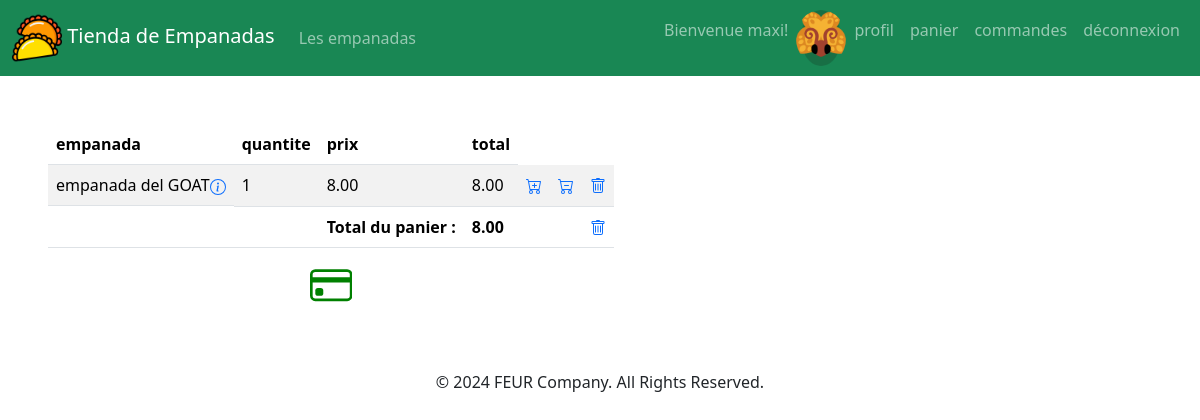
Page /cart (signed in) on the committed database.
### comptes/models.py (models this page shows)
class TiendaUser(User):
    image = models.ImageField(default='imagesUsers/default.png', upload_to='imagesUsers/')

### paniers/models.py (models this page shows, shortened)
class LigneCommande(models.Model):
    idLigneCommande = models.AutoField( primary_key = True )
    quantite = models.IntegerField()
    prix = models.DecimalField( max_digits = 6, decimal_places = 2 )
    commande = models.ForeignKey( Commande, on_delete = models.CASCADE )
    empanada = models.ForeignKey( Empanada, on_delete = models.CASCADE )

class Commande(models.Model):
    idCommande = models.AutoField( primary_key = True )
    dateCommande = models.DateField(default=date.today)
    payee = models.BooleanField(default=False)
    prix = models.DecimalField( max_digits = 6, decimal_places = 2 )
    user = models.ForeignKey( TiendaUser, on_delete = models.CASCADE )

### empanadas/models.py (models this page shows, shortened)
class Empanada(models.Model):
    idEmpanada = models.AutoField( primary_key = True )
    nomEmpanada = models.CharField( max_length = 50 )
    prix = models.DecimalField( max_digits = 6, decimal_places = 2 )
    image = models.ImageField(default="imagesEmpanadas/default.png", upload_to='imagesEmpanadas/')

### paniers/views.py (the view)
# urls.py: path('cart', views.afficherPanier),
def afficherPanier(request):
    user = None
    if request.user.is_authenticated:
        panier = None
        lignes = None
        total = 0
        user = TiendaUser.objects.get(id = request.user.id)
        non_payees = Commande.objects.filter( user = user, payee = False )
        if len(non_payees) > 0:
            panier = non_payees[0]
            total = panier.prix
            lignes = LigneCommande.objects.filter(commande_id = panier.idCommande)
        return render(
                request,
                'paniers/panier.html',
                {
                    'lignes' : lignes,
                    'total' : total,
                    'user' : TiendaUser.objects.get(id=request.user.id),
                }
        )
    else:
        return redirect ('/login')

### paniers/templates/paniers/panier.html (shortened to what this page needs)
{% extends 'empanadas/base.html' %}
{% block main %}
{% if lignes|length > 0 %}
	<table class="table table-striped">
		<thead>
			<tr>
				<th scope="col"> empanada </th>
				<th scope="col"> quantite </th>
				<th scope="col"> prix </th>
				<th scope="col"> total </th>
			</tr>
		</thead>
		<tbody>
			{% for ligne in lignes %}
			<tr>
				<td class="d-flex justify-content-between" scope="row">
					{{ligne.empanada.nomEmpanada}}
					<a href="/empanadas/{{ligne.empanada.idEmpanada}}"">
					</a>
				</td>
				<td scope="row">
					{{ligne.quantite}}
				</td>
				<td scope="row">
					{{ligne.empanada.prix}}
				</td>
				<td scope="row">
					{{ligne.prix}}
				</td>
				<td scope="row">
					<a href="/cart/{{ligne.empanada.idEmpanada}}/buy/">
					</a>
				</td>
				<td scope="row">
					<a href="/cart/{{ligne.empanada.idEmpanada}}/decrease/">
					</a>
				</td>
				<td scope="row">
					<a href="cart/{{ligne.empanada.idEmpanada}}/delete/">
					</a>
				</td>
			</tr>
			{% endfor %}
		</tbody>
		<tfoot>
			<td></td>
			<td></td>
			<th class="text-center" scope="row">
				Total du panier :
			</th>
			<th>
				{{total}}
			</th>
			<td></td>
			<td></td>
			<td scope="row">
				<a href="/cart/delete/">
				</a>
			</td>
		</tfoot>
	</table>
	<div class="text-center">
		<a href="/cart/pay/">
		</a>
	</div>
{% else %}
	<h2> votre panier est vide </h2>
{% endif %}
{% endblock %}

### comptes/templates/comptes/menuClient.html (shortened to what this page needs)
{% load static %}
<nav class="navbar navbar-expand-lg navbar-dark bg-success">
	<div class="container-fluid">
		<a class="navbar-brand" href="/empanadas">
			<img
				src="{% static 'empanadas/img/ico.png' %}"
				alt="logo"
			/>
			Tienda de Empanadas
		</a>
		<div id="navbarText" class="collapse navbar-collapse">
			<ul class="navbar-nav me-auto mb-2 mb-lg-0">
				<li class="nav-item">
					<a
						class="nav-link"
						href="/empanadas"
					>
						Les empanadas
					</a>
				</li>
			</ul>
			<ul class="navbar-nav">
				<li class="nav-item d-flex flex-row">
					<span class="nav-link">
						Bienvenue {{user}}!
					</span>
					<img src="{{MEDIA_URL}}{{user.image}}" class="rounded-circle" alt="logo"/>
				</li>
				<li class="nav-item">
					<a class="nav-link" href="/user/update/">
						profil
					</a>
				</li>
				<li class="nav-item">
					<a class="nav-link" href="/cart">
						panier
					</a>
				</li>
				<li class="nav-item">
					<a class="nav-link" href="/orders">
						commandes
					</a>
				</li>
				<li class="nav-item">
					<a class="nav-link" href="/logout">
						déconnexion
					</a>
				</li>
			</ul>
		</div>
	</div>
</nav>

### empanadas/static/empanadas/css/style.css (style rules this page uses)
body { overflow-x: hidden; }
img[alt="logo"] { width: 50px; }

### rows in the picture
TiendaUser: username "maxi", image (picture)
LigneCommande: empanada.nomEmpanada "empanada del GOAT", quantite "1", empanada.prix "8.00", prix "8.00"
Commande: prix "8.00"
